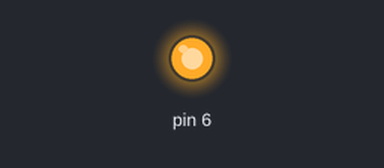
Bench run of a sketch on a simulated Arduino Uno, built with avr-gcc and run on an emulated ATmega328P. On the bench: output pins drawn as LEDs (lit = HIGH).

Above: at 0.1 s.
Timing chart, 0 to 1.6 s (numbered marks = the images above):
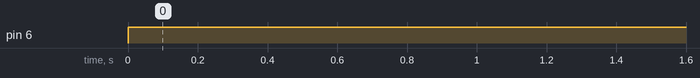

The sketch:

testing.ino
```cpp
void setup() {
pinMode(6,OUTPUT);
}

void loop() {
digitalWrite(6,1);
}
```

Measured:
- by itself, pin 6: LOW → HIGH at 0.00 s
